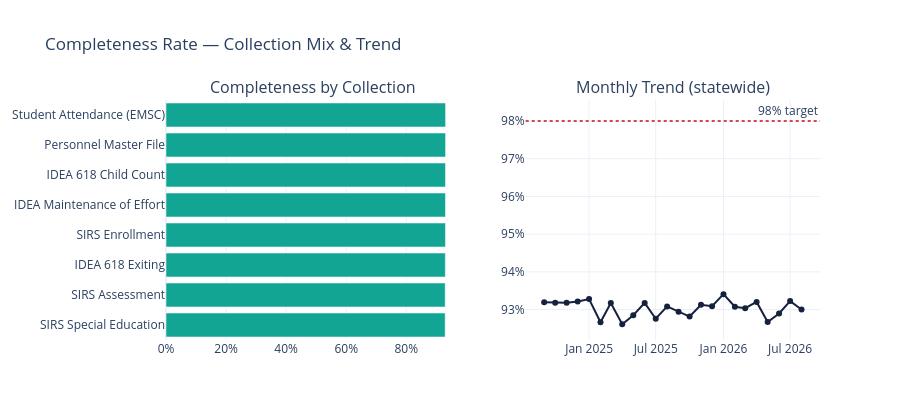

The code cell stored with this chart in its notebook:
### Code cell
fig = make_subplots(rows=1, cols=2, subplot_titles=("Completeness by Collection", "Monthly Trend (statewide)"))
fig.add_trace(go.Bar(y=by_collection.index, x=by_collection.values, orientation="h",
                      marker_color="#12A594", name="Completeness"), row=1, col=1)
fig.add_trace(go.Scatter(x=trend.period, y=trend.completeness_rate, mode="lines+markers",
                          line=dict(color="#16213E", width=2), name="Statewide"), row=1, col=2)
fig.add_hline(y=0.98, line_dash="dot", line_color="#D64550", row=1, col=2,
              annotation_text="98% target")
fig.update_layout(template=PLOT_TEMPLATE, showlegend=False, height=420,
                   title="Completeness Rate — Collection Mix & Trend")
fig.update_xaxes(tickformat=".0%", row=1, col=1)
fig.update_yaxes(tickformat=".0%", row=1, col=2)
fig.show()

### Figure 1 — Plotly figure (JSON) as saved in the notebook; plotly's stock layout.template omitted (floating-point values rounded to 4 significant figures)
{"data": [{"marker": {"color": "#12A594"}, "name": "Completeness", "orientation": "h", "type": "bar", "x": [0.9296, 0.9297, 0.9301, 0.9305, 0.9306, 0.9306, 0.9309, 0.9309], "xaxis": "x", "y": ["SIRS Special Education", "SIRS Assessment", "IDEA 618 Exiting", "SIRS Enrollment", "IDEA Maintenance of Effort", "IDEA 618 Child Count", "Personnel Master File", "Student Attendance (EMSC)"], "yaxis": "y"}, {"line": {"color": "#16213E", "width": 2}, "mode": "lines+markers", "name": "Statewide", "type": "scatter", "x": ["2024-09", "2024-10", "2024-11", "2024-12", "2025-01", "2025-02", "2025-03", "2025-04", "2025-05", "2025-06", "2025-07", "2025-08", "2025-09", "2025-10", "2025-11", "2025-12", "2026-01", "2026-02", "2026-03", "2026-04", "2026-05", "2026-06", "2026-07", "2026-08"], "xaxis": "x2", "y": [0.9319, 0.9318, 0.9318, 0.9322, 0.9328, 0.9267, 0.9318, 0.9261, 0.9285, 0.9318, 0.9276, 0.9308, 0.9294, 0.9282, 0.9313, 0.9309, 0.9341, 0.9308, 0.9304, 0.932, 0.9267, 0.929, 0.9322, 0.93], "yaxis": "y2"}], "layout": {"annotations": [{"font": {"size": 16}, "showarrow": false, "text": "Completeness by Collection", "x": 0.225, "xanchor": "center", "xref": "paper", "y": 1.0, "yanchor": "bottom", "yref": "paper"}, {"font": {"size": 16}, "showarrow": false, "text": "Monthly Trend (statewide)", "x": 0.775, "xanchor": "center", "xref": "paper", "y": 1.0, "yanchor": "bottom", "yref": "paper"}, {"showarrow": false, "text": "98% target", "x": 1, "xanchor": "right", "xref": "x2 domain", "y": 0.98, "yanchor": "bottom", "yref": "y2"}], "height": 420, "shapes": [{"line": {"color": "#D64550", "dash": "dot"}, "type": "line", "x0": 0, "x1": 1, "xref": "x2 domain", "y0": 0.98, "y1": 0.98, "yref": "y2"}], "showlegend": false, "title": {"text": "Completeness Rate — Collection Mix & Trend"}, "xaxis": {"anchor": "y", "domain": [0.0, 0.45], "tickformat": ".0%"}, "xaxis2": {"anchor": "y2", "domain": [0.55, 1.0]}, "yaxis": {"anchor": "x", "domain": [0.0, 1.0]}, "yaxis2": {"anchor": "x2", "domain": [0.0, 1.0], "tickformat": ".0%"}}}
